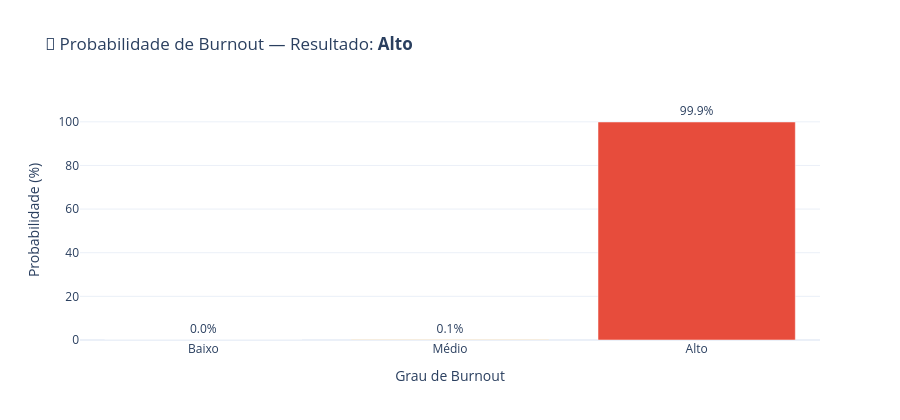

Write notebook code for a chart like this one.
### Code cell
# Gráfico de probabilidades
colors = ['#2ecc71', '#f39c12', '#e74c3c']
fig = go.Figure(go.Bar(
    x=['Baixo', 'Médio', 'Alto'],
    y=proba_pred * 100,
    marker_color=colors,
    text=[f'{p*100:.1f}%' for p in proba_pred],
    textposition='outside'
))
fig.update_layout(
    title=f'🔮 Probabilidade de Burnout — Resultado: <b>{nivel}</b>',
    yaxis_title='Probabilidade (%)',
    xaxis_title='Grau de Burnout',
    template='plotly_white',
    height=420,
    yaxis_range=[0, 110]
)
fig.show()

### Figure 1 — Plotly figure (JSON) as saved in the notebook; plotly's stock layout.template omitted (floating-point values rounded to 4 significant figures)
{"data": [{"marker": {"color": ["#2ecc71", "#f39c12", "#e74c3c"]}, "text": ["0.0%", "0.1%", "99.9%"], "textposition": "outside", "type": "bar", "x": ["Baixo", "Médio", "Alto"], "y": [0.0, 0.07481, 99.93]}], "layout": {"height": 420, "title": {"text": "🔮 Probabilidade de Burnout — Resultado: <b>Alto</b>"}, "xaxis": {"title": {"text": "Grau de Burnout"}}, "yaxis": {"range": [0, 110], "title": {"text": "Probabilidade (%)"}}}}
